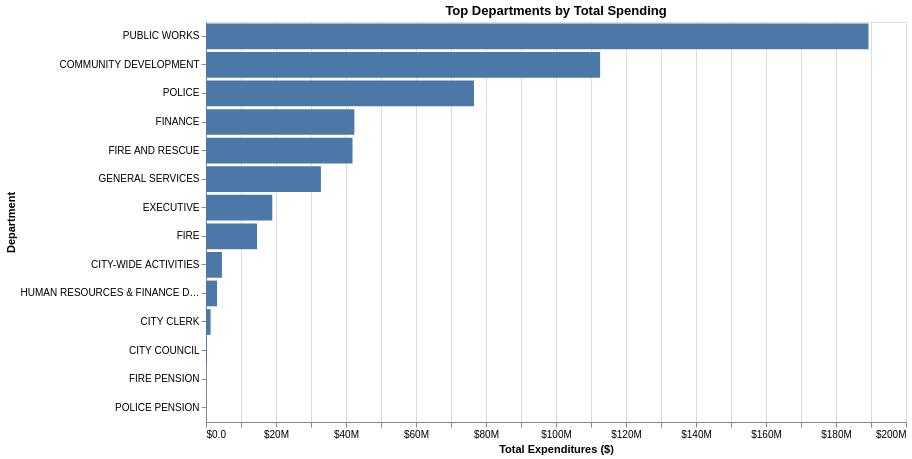

Notebook cell for this chart:
### Code cell
bars = alt.Chart(dept).mark_bar().encode(
    x=alt.X(
        "amount:Q",
        title="Total Expenditures ($)",
        axis=alt.Axis(format="$,.2s")
    ),
    y=alt.Y(
        "department:N",
        sort="-x",
        title="Department"
    ),
    tooltip=[
        alt.Tooltip("department:N", title="Department"),
        alt.Tooltip("amount:Q", title="Total Spending", format="$,.2f")
    ]
).properties(
    width=700,
    height=400,
    title="Top Departments by Total Spending"
)

bars

### Figure 1 — Vega-Lite specification as saved in the notebook (floating-point values rounded to 4 significant figures)
{"config": {"view": {"continuousWidth": 300, "continuousHeight": 300}}, "data": {"name": "data-530d21795eb2f7a6fbebfa3fd6d449fb"}, "mark": {"type": "bar"}, "encoding": {"tooltip": [{"field": "department", "title": "Department", "type": "nominal"}, {"field": "amount", "format": "$,.2f", "title": "Total Spending", "type": "quantitative"}], "x": {"axis": {"format": "$,.2s"}, "field": "amount", "title": "Total Expenditures ($)", "type": "quantitative"}, "y": {"field": "department", "sort": "-x", "title": "Department", "type": "nominal"}}, "height": 400, "title": "Top Departments by Total Spending", "width": 700, "$schema": "https://vega.github.io/schema/vega-lite/v5.8.0.json", "datasets": {"data-530d21795eb2f7a6fbebfa3fd6d449fb": [{"department": "PUBLIC WORKS", "amount": 189300000.0}, {"department": "COMMUNITY DEVELOPMENT", "amount": 112600000.0}, {"department": "POLICE", "amount": 76560000.0}, {"department": "FINANCE", "amount": 42390000.0}, {"department": "FIRE AND RESCUE", "amount": 41860000.0}, {"department": "GENERAL SERVICES", "amount": 32840000.0}, {"department": "EXECUTIVE", "amount": 18940000.0}, {"department": "FIRE", "amount": 14590000.0}, {"department": "CITY-WIDE ACTIVITIES", "amount": 4550000.0}, {"department": "HUMAN RESOURCES & FINANCE DEPT", "amount": 3160000.0}, {"department": "CITY CLERK", "amount": 1304000.0}, {"department": "CITY COUNCIL", "amount": 281700.0}, {"department": "FIRE PENSION", "amount": 52240.0}, {"department": "POLICE PENSION", "amount": 31730.0}]}}
